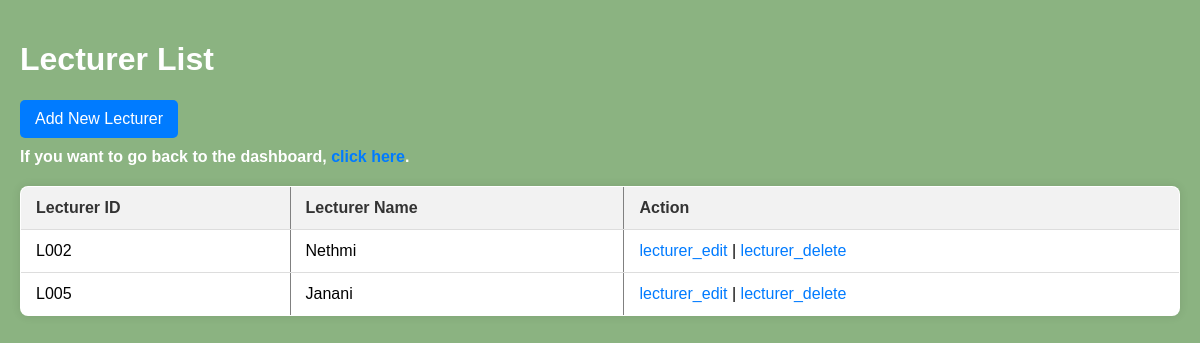
Screenshot of /lecture_manage.php with the database file from the repository.
### tables this page shows
CREATE TABLE `lecturer` (
  `L_ID` varchar(10) NOT NULL,
  `LName` varchar(150) DEFAULT NULL,
  `L_MAID` varchar(10) DEFAULT NULL
);

### lecture_manage.php (the view, shortened to what this page needs)
<?php
include 'db_connect.php';
$query = "SELECT * FROM lecturer";
$result = mysqli_query($conn, $query);
?>
<!DOCTYPE html>
<html>
<head>
</head>
<body>
    <h1>Lecturer List</h1>
    <a href="#" class="add-btn" onclick="showNewLectureRow()">Add New Lecturer</a>
    <p class="dashboard-link">If you want to go back to the dashboard, <a href="dashboard.php">click here</a>.</p>
    <table border="1">
        <tr>
            <th>Lecturer ID</th>
            <th>Lecturer Name</th>
            <th>Action</th>
        </tr>
        <?php
        while ($row = mysqli_fetch_assoc($result)) {
            echo "<tr>";
            echo "<td>{$row['L_ID']}</td>";
            echo "<td>{$row['LName']}</td>";
            echo "<td><a href='lecturer_edit.php?L_ID={$row['L_ID']}'>lecturer_edit</a> | <a href='lecturer_delete.php?L_ID={$row['L_ID']}'>lecturer_delete</a></td>";
            echo "</tr>";
        }
        ?>
    </table>
</body>
</html>

### lecture_manage.php (style rules this page uses)
body { font-family: Arial, sans-serif; background-color: #8BB381; margin: 0; padding: 20px; }
h1 { color: #fff; }
table { width: 100%; border-collapse: collapse; background-color: #fff; box-shadow: 0 0 10px rgba(0, 0, 0, 0.1); border-radius: 8px; overflow: hidden; margin-top: 20px; }
th, td { padding: 12px 15px; text-align: left; border-bottom: 1px solid #ddd; }
th { background-color: #f2f2f2; color: #333; }
a { text-decoration: none; color: #007bff; transition: color 0.3s; }
.add-btn { background-color: #007bff; color: #fff; padding: 10px 15px; border: none; border-radius: 5px; cursor: pointer; text-decoration: none; display: inline-block; transition: background-color 0.3s; }
.dashboard-link { color: #fff; font-weight: bold; margin-top: 10px; display: block; }

### rows the page displays
lecturer: L_ID "L002", LName "Nethmi"
lecturer: L_ID "L005", LName "Janani"
